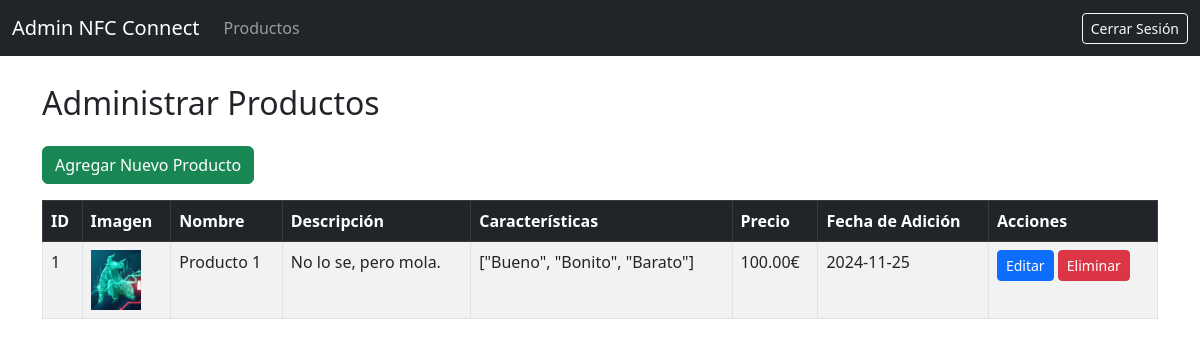
Page /admin (signed in) on the earlier database version.
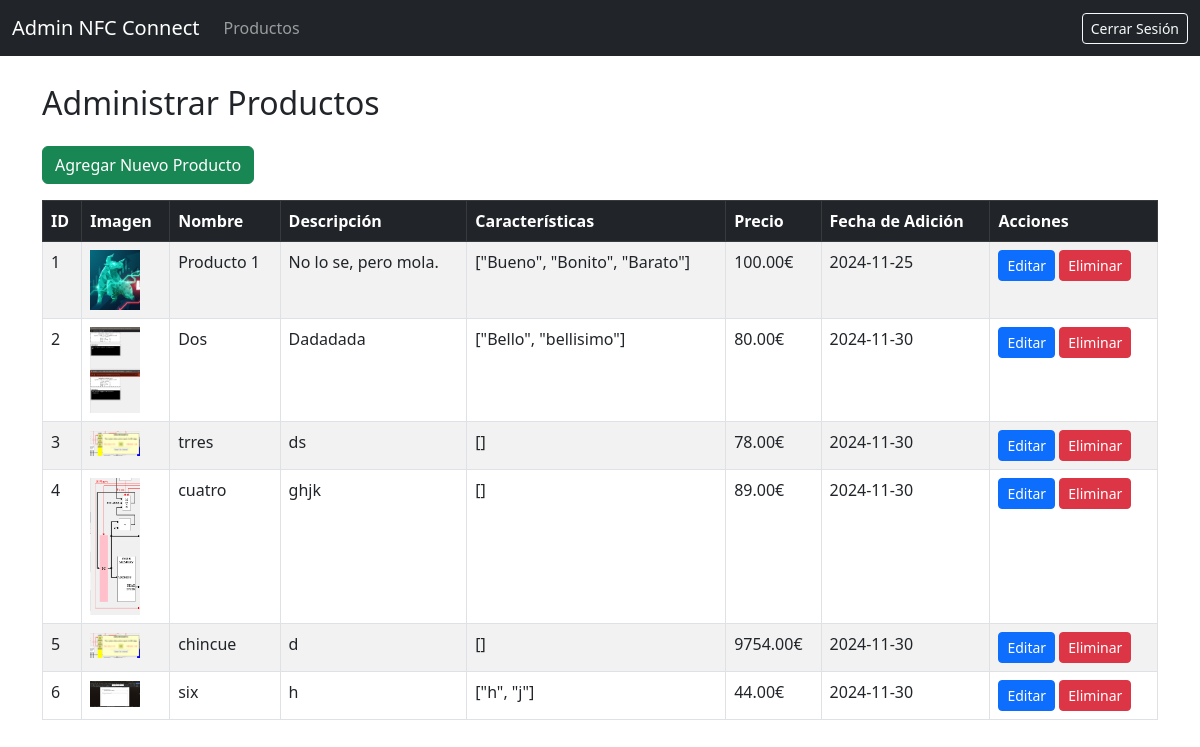
Same page on the later database version.
### app/models.py (models this page shows, shortened)
class Product(db.Model):
    __tablename__ = 'product'
    id = db.Column(db.Integer, primary_key=True)
    name = db.Column(db.String(150), nullable=False)
    description = db.Column(db.Text, nullable=False)
    price = db.Column(db.Float, nullable=False)
    image_file = db.Column(db.String(20), nullable=True, default='default_product.jpg')
    date_added = db.Column(db.DateTime, default=datetime.utcnow)
    features = db.Column(db.Text, nullable=True)
    cart_items = db.relationship('CartItem', backref='product', lazy=True)
    images = db.relationship('ProductImage', backref='product', lazy=True)

### app/routes.py (the view)
@app.route('/admin', methods=['GET'])
@login_required
@admin_required
def list_products():
    products = Product.query.all()
    delete_form = DeleteForm()
    return render_template('admin/list_products.html', products=products, delete_form=delete_form)

### app/__init__.py (called while the page is built)
@login_manager.user_loader
def load_user(user_id):
    return models.User.query.get(int(user_id))

### app/routes.py (called while the page is built)
@app.before_request
def parse_url():
    path = request.path
    g.lang_code = 'en'
    if path.startswith('/es'):
        g.lang_code = 'es'
    elif path.startswith('/en'):
        if len(path) == 3:
            return redirect('/', code=301)
        path = path[3:]
        return redirect(path, code=301)
    return None

@app.context_processor
def inject_logout_form():
    logout_form = LogoutForm()
    return dict(logout_form=logout_form)

@app.context_processor
def inject_add_to_cart_form():
    form = AddToCartForm()
    return dict(add_to_cart_form=form)

### app/utils.py (called while the page is built)
def admin_required(f):
    @wraps(f)
    def decorated_function(*args, **kwargs):
        if not current_user.is_authenticated or not current_user.is_admin:
            flash('Acceso denegado. Se requieren privilegios de administrador.', 'danger')
            return redirect(url_for('login'))
        return f(*args, **kwargs)
    return decorated_function

### app/templates/admin/list_products.html (shortened to what this page needs)
{% extends "admin/admin_base.html" %}
{% block content %}
<div class="mt-4">
    <h2 class="mb-4">Administrar Productos</h2>
    <a href="{{ url_for('add_product') }}" class="btn btn-success mb-3">Agregar Nuevo Producto</a>
    <table class="table table-bordered table-striped">
        <thead class="table-dark">
            <tr>
                <th>ID</th>
                <th>Imagen</th>
                <th>Nombre</th>
                <th>Descripción</th>
                <th>Características</th>
                <th>Precio</th>
                <th>Fecha de Adición</th>
                <th>Acciones</th>
            </tr>
        </thead>
        <tbody>
            {% for product in products %}
            <tr>
                <td>{{ product.id }}</td>
                <td>
                    <img src="{{ url_for('static', filename='img/' ~ product.image_file) }}" alt="{{ product.name }}" width="50">
                </td>
                <td>{{ product.name }}</td>
                <td>{{ product.description }}</td>
                <td>{{ product.features }}</td>
                <td>{{ "%.2f"|format(product.price) }}€</td>
                <td>{{ product.date_added.strftime('%Y-%m-%d') }}</td>
                <td>
                    <a href="{{ url_for('edit_product', product_id=product.id) }}" class="btn btn-primary btn-sm">Editar</a>
                    <form action="{{ url_for('delete_product', product_id=product.id) }}" method="POST" style="display:inline;">
                        <button type="submit" class="btn btn-danger btn-sm" onclick="return confirm('¿Estás seguro de eliminar este producto?');">Eliminar</button>
                    </form>
                </td>
            </tr>
            {% else %}
            <tr>
                <td colspan="7" class="text-center">No hay productos para mostrar.</td>
            </tr>
            {% endfor %}
        </tbody>
    </table>
</div>
{% endblock %}

Differences in the rows shown:
added Product: id "2", image_file (picture), name "Dos", description "Dadadada", features "[\"Bello\", \"bellisimo\"]", price "80.00", date_added "2024-11-30"
added Product: id "3", image_file (picture), name "trres", description "ds", features "[]", price "78.00", date_added "2024-11-30"
added Product: id "4", image_file (picture), name "cuatro", description "ghjk", features "[]", price "89.00", date_added "2024-11-30"
added Product: id "5", image_file (picture), name "chincue", description "d", features "[]", price "9754.00", date_added "2024-11-30"
added Product: id "6", image_file (picture), name "six", description "h", features "[\"h\", \"j\"]", price "44.00", date_added "2024-11-30"
